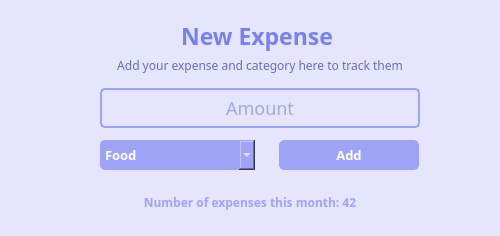
     <widget class="QWidget" name="NewExpenseSection" native="true">
      <property name="geometry">
       <rect>
        <x>0</x>
        <y>60</y>
        <width>500</width>
        <height>236</height>
       </rect>
      </property>
      <property name="cursor">
       <cursorShape>ArrowCursor</cursorShape>
      </property>
      <property name="styleSheet">
       <string notr="true">background-color:rgba(158, 163, 245,0.15);</string>
      </property>
      <widget class="QLabel" name="NewExpenseTitle">
       <property name="geometry">
        <rect>
         <x>102</x>
         <y>20</y>
         <width>310</width>
         <height>31</height>
        </rect>
       </property>
       <property name="font">
        <font>
         <family>Monsterrat</family>
         <pointsize>17</pointsize>
         <weight>75</weight>
         <bold>true</bold>
        </font>
       </property>
       <property name="styleSheet">
        <string notr="true">background:transparent;color:#7A80ED;font-family:Monsterrat;</string>
       </property>
       <property name="text">
        <string>New Expense</string>
       </property>
       <property name="textFormat">
        <enum>Qt::PlainText</enum>
       </property>
       <property name="alignment">
        <set>Qt::AlignCenter</set>
       </property>
      </widget>
      <widget class="QLabel" name="NewExpenseSubTitle">
       <property name="geometry">
        <rect>
         <x>85</x>
         <y>50</y>
         <width>350</width>
         <height>30</height>
        </rect>
       </property>
       <property name="font">
        <font>
         <family>Monsterrat</family>
         <pointsize>9</pointsize>
         <weight>50</weight>
         <bold>false</bold>
        </font>
       </property>
       <property name="styleSheet">
        <string notr="true">background:transparent;color:#6A6DB6;font-family:Monsterrat;</string>
       </property>
       <property name="text">
        <string>Add your expense and category here to track them</string>
       </property>
       <property name="alignment">
        <set>Qt::AlignCenter</set>
       </property>
      </widget>
      <widget class="QLineEdit" name="NewExpenseInput">
       <property name="geometry">
        <rect>
         <x>100</x>
         <y>88</y>
         <width>320</width>
         <height>40</height>
        </rect>
       </property>
       <property name="font">
        <font>
         <family>Monsterrat</family>
         <pointsize>-1</pointsize>
        </font>
       </property>
       <property name="styleSheet">
        <string notr="true">background:transparent;border: 2px solid #9EA3F5;border-radius:5px;
color:#6A6DB6;font-size:18px;font-family:Monsterrat;</string>
       </property>
       <property name="inputMask">
        <string/>
       </property>
       <property name="text">
        <string/>
       </property>
       <property name="alignment">
        <set>Qt::AlignCenter</set>
       </property>
       <property name="placeholderText">
        <string>Amount</string>
       </property>
       <property name="cursorMoveStyle">
        <enum>Qt::LogicalMoveStyle</enum>
       </property>
       <property name="clearButtonEnabled">
        <bool>false</bool>
       </property>
      </widget>
      <widget class="QComboBox" name="ExpenseCategory">
       <property name="geometry">
        <rect>
         <x>100</x>
         <y>140</y>
         <width>155</width>
         <height>30</height>
        </rect>
       </property>
       <property name="font">
        <font>
         <family>Monsterrat</family>
         <pointsize>10</pointsize>
         <weight>75</weight>
         <bold>true</bold>
        </font>
       </property>
       <property name="cursor">
        <cursorShape>PointingHandCursor</cursorShape>
       </property>
       <property name="styleSheet">
        <string notr="true">border:none;outline:none;background-color:#9EA3F5;color:#FFF; border-radius:5px;text-align:center;font-family:Monsterrat;</string>
       </property>
       <property name="currentText">
        <string>Food</string>
       </property>
       <property name="iconSize">
        <size>
         <width>0</width>
         <height>0</height>
        </size>
       </property>
       <item>
        <property name="text">
         <string>Food</string>
        </property>
       </item>
       <item>
        <property name="text">
         <string>Groceries</string>
        </property>
       </item>
       <item>
        <property name="text">
         <string>Shopping</string>
        </property>
       </item>
       <item>
        <property name="text">
         <string>Travel</string>
        </property>
       </item>
       <item>
        <property name="text">
         <string>Entertainment</string>
        </property>
       </item>
       <item>
        <property name="text">
         <string>Bills</string>
        </property>
       </item>
      </widget>
      <widget class="QPushButton" name="NewExpenseAdd">
       <property name="geometry">
        <rect>
         <x>279</x>
         <y>140</y>
         <width>140</width>
         <height>30</height>
        </rect>
       </property>
       <property name="font">
        <font>
         <family>Monsterrat</family>
         <pointsize>10</pointsize>
         <weight>75</weight>
         <bold>true</bold>
        </font>
       </property>
       <property name="cursor">
        <cursorShape>PointingHandCursor</cursorShape>
       </property>
       <property name="styleSheet">
        <string notr="true">border:none;outline:none;background-color:#9EA3F5;color:#FFF; border-radius:5px;text-align:center;font-family:Monsterrat;border:1px solid #9EA3F5;</string>
       </property>
       <property name="text">
        <string>Add</string>
       </property>
       <property name="autoDefault">
        <bool>false</bool>
       </property>
      </widget>
      <widget class="QLabel" name="ExpensesCount">
       <property name="geometry">
        <rect>
         <x>0</x>
         <y>190</y>
         <width>500</width>
         <height>25</height>
        </rect>
       </property>
       <property name="font">
        <font>
         <family>Monsterrat</family>
         <pointsize>9</pointsize>
         <weight>75</weight>
         <bold>true</bold>
        </font>
       </property>
       <property name="styleSheet">
        <string notr="true">color:#9EA3F5;font-family:Monsterrat;background:transparent;</string>
       </property>
       <property name="text">
        <string>Number of expenses this month: 42</string>
       </property>
       <property name="alignment">
        <set>Qt::AlignCenter</set>
       </property>
      </widget>
     </widget>
